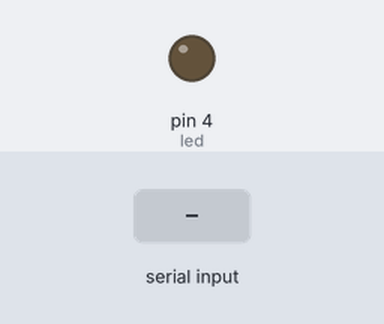
Simulated run of this sketch. Board: Arduino Uno, built with avr-gcc and run on an emulated ATmega328P. Shown: output pins drawn as LEDs (lit = HIGH). The test bench sets the inputs (shaded band). What the sketch prints to the serial monitor is not drawn.

Above: at 1.2 s.
1.3 s: "TURN ON" received over Serial
4.2 s: "TURN OFF" received over Serial
At 6.4 s:
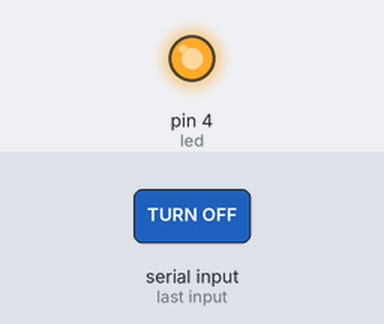
Timing chart, 0 to 9.0 s (numbered marks = the images above; inputs shaded):
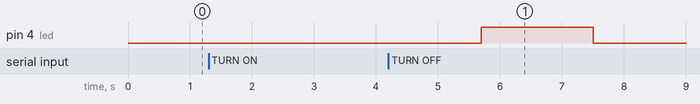

The sketch:

LED_Bluetooth_Ver2.ino
```cpp
int count=0;
char command;
String test="";
int water=0;
boolean checkWater=false;
#define led 4

void setup() {
  Serial.begin(9600);
  pinMode(led,OUTPUT);
}

void loop()
{

    while(Serial.available() > 0)
     {
       command = ((byte)Serial.read());
       test += command;
       checkWater=true;
       delay(100);
     }
     //chuyển test về kiểu số nguyên
     if(checkWater==true)
     {
         water=test.toInt();
         count+=1;
         if(count==water)
         {
            digitalWrite(led,HIGH);
            Serial.print("O");
            checkWater=false;
            count=0;
         }
         else{
           digitalWrite(led,LOW);
           Serial.print("F");
         }
         delay(3000);
     }

     if(test=="TURN ON")
     {
       digitalWrite(led,HIGH);
       Serial.print("O");
       test="";
       command='\0';
     }
     if(test=="TURN OFF")
     {
       digitalWrite(led,LOW);
       Serial.print("F");
        test="";
        command='\0';
     }

  delay(1000);
}
```

Measured:
- after the input at 1.3 s, every drawn part: stays the same
